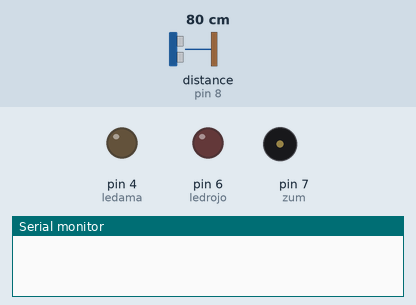
Recording of a sketch running on a simulated Arduino Uno, built with avr-gcc and run on an emulated ATmega328P. Parts: output pins drawn as LEDs (lit = HIGH), buzzer (waves = sounding), the last lines printed to the serial monitor. Wiring (inferred from the names in the program): ultrasonic range finder: trigger pin 9; echo pin 8. Dashed ring = blinking. Inputs (shaded band) come from the test bench; at power-on: distance to the obstacle (sensor on pin 8) 80 cm. The echo pulse lasts 58.3 µs per cm; pins used as bus, display or sensor lines are not drawn.

Above: at 1.2 s.
1.3 s: distance to the obstacle (sensor on pin 8) set to 12 cm
2.8 s: distance to the obstacle (sensor on pin 8) set to 9 cm
At 3.4 s:
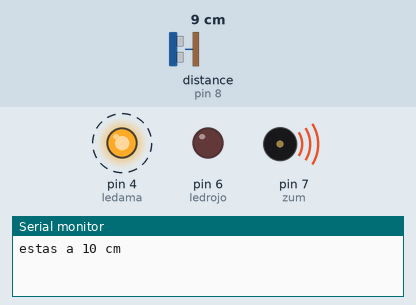
5.8 s: distance to the obstacle (sensor on pin 8) set to 2 cm
At 6.76 s:
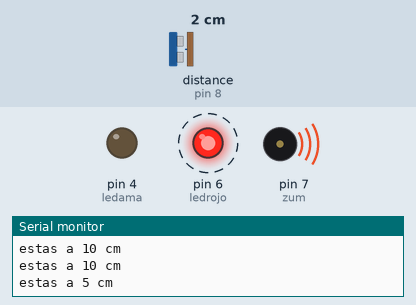
8.8 s: distance to the obstacle (sensor on pin 8) set to 18 cm
At 9.3 s:
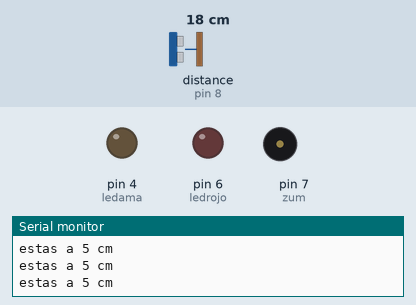
10.3 s: distance to the obstacle (sensor on pin 8) set to 7 cm
At 10.9 s:
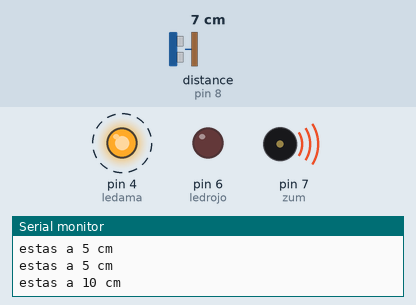
Timing chart, 0 to 14.3 s (numbered marks = the images above; inputs shaded):
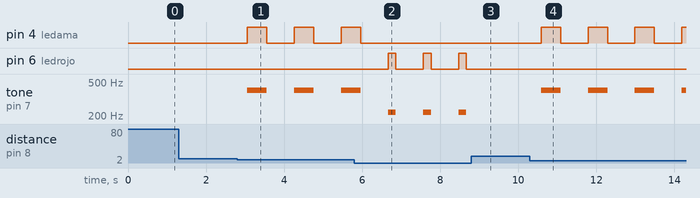

The sketch:

CodigoAlanFranciscosensorUltrasonico.ino.ino
```cpp
int trig=9;
int eco=8;
int ledama=4;
int ledrojo=6;
int duracion;
int distancia;
int zum =7;
void setup() {
  pinMode(trig,OUTPUT);
  pinMode(eco,INPUT);
  pinMode(ledama,OUTPUT);
  pinMode(ledrojo,OUTPUT);
  Serial.begin(9600);

}

void loop() {
  digitalWrite(trig, HIGH);
  delay(1);
  digitalWrite(trig, LOW);
  duracion=pulseIn(eco,HIGH);
  distancia=duracion / 58.2;
  delay(200);
  if(distancia>0 && distancia <5){
    digitalWrite(ledrojo,HIGH);
    Serial.println("estas a 5 cm");
    tone(zum, 220);
    delay(200);
    digitalWrite(ledrojo, LOW);
    noTone(zum);
    delay(500);
    }
  if(distancia>5 && distancia <10){
    digitalWrite(ledama,HIGH);
    Serial.println("estas a 10 cm");
    tone(zum, 400);
    delay(500);
    digitalWrite(ledama, LOW);
    noTone(zum);
    delay(500);
    }

}
```

Measured:
- the behaviour switches between 11 and 10 cm on distance to the obstacle (sensor on pin 8) (found by bisection; images 0 and 1)
- after the input at 1.3 s, every drawn part: stays the same
- after the input at 2.8 s, pin 4 (ledama): alternates HIGH for 0.50 s and LOW for 0.70 s, starting after 0.26 s; tone on pin 7 (zum): alternates 400 Hz for 0.50 s and silent for 0.70 s, starting after 0.26 s
- after the input at 5.8 s, pin 4 (ledama): goes on until 6.0 s, then stays LOW; pin 6 (ledrojo): alternates HIGH for 0.20 s and LOW for 0.70 s, starting after 0.87 s
- after the input at 8.8 s, pin 6 (ledrojo): stays LOW (without the input it goes to HIGH after 0.57 s); tone on pin 7 (zum): stays silent (without the input it goes to 220 Hz after 0.57 s)
- after the input at 10.3 s, pin 4 (ledama): alternates HIGH for 0.50 s and LOW for 0.70 s, starting after 0.29 s; tone on pin 7 (zum): alternates 400 Hz for 0.50 s and silent for 0.70 s, starting after 0.29 s
